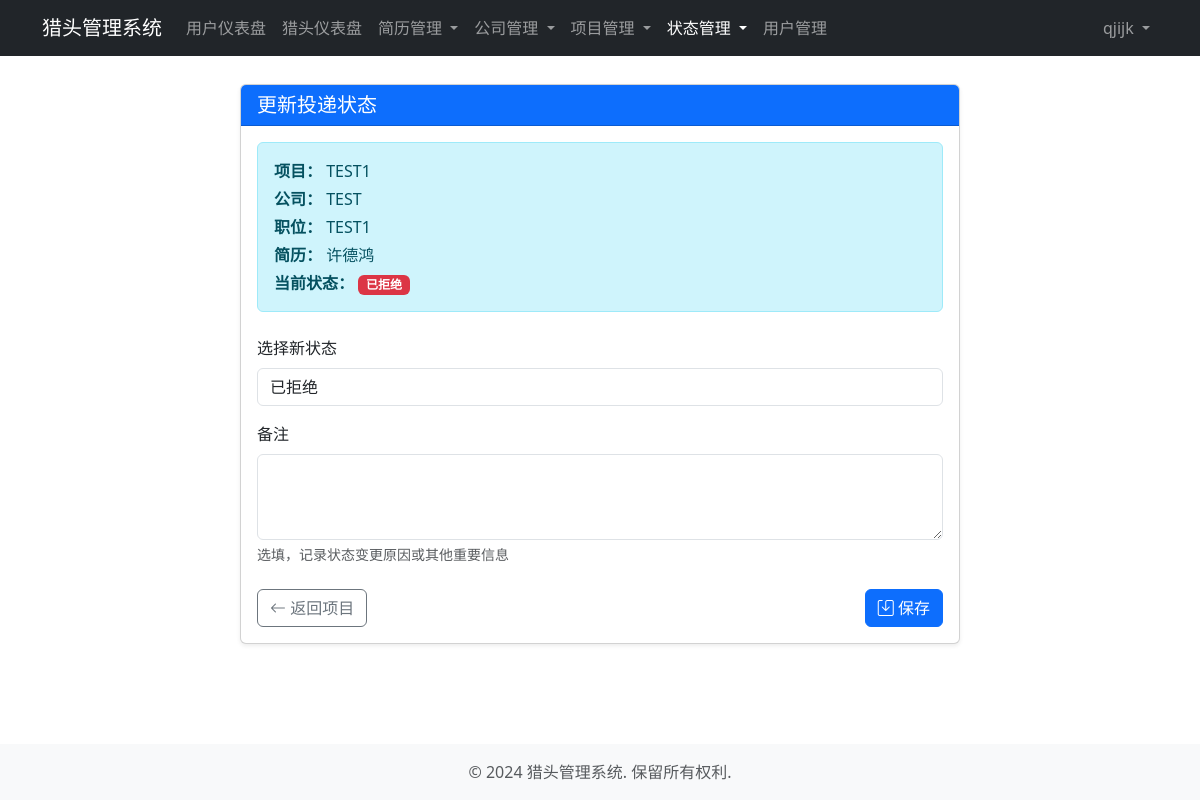
Screenshot of /headhunting/submissions/3/update_status/?from_project=true (signed in) with the database file from the repository.
### accounts/models.py (models this page shows, shortened)
class User(AbstractUser):
    SYSTEM_ADMIN = 'system_admin'  # 系统管理员
    ADMIN = 'admin'  # 普通管理员
    NORMAL_USER = 'normal_user'  # 普通用户
    USER_TYPE_CHOICES = [
        (SYSTEM_ADMIN, '系统管理员'),
        (ADMIN, '普通管理员'),
        (NORMAL_USER, '普通用户'),
    ]
    email = models.EmailField(unique=True, verbose_name='邮箱')
    username = models.CharField(max_length=50, unique=True, verbose_name='用户名')
    user_type = models.CharField(
        max_length=20,
        choices=USER_TYPE_CHOICES,
        default=NORMAL_USER,
        verbose_name='用户类型'
    )
    phone = models.CharField(max_length=15, blank=True, null=True, verbose_name='电话')
    is_active = models.BooleanField(default=True, verbose_name='是否激活')
    date_joined = models.DateTimeField(auto_now_add=True, verbose_name='注册时间')
    objects = UserManager()
    USERNAME_FIELD = 'email'
    REQUIRED_FIELDS = ['username']
    class Meta:
        verbose_name = '用户'
        verbose_name_plural = verbose_name
        ordering = ['-date_joined']
    @property
    def is_system_admin(self):
        return self.user_type == self.SYSTEM_ADMIN

### headhunting/models.py (models this page shows, shortened)
class ResumeProject(models.Model):
    resume = models.ForeignKey(Resume, on_delete=models.CASCADE, related_name='project_submissions', verbose_name='简历')
    project = models.ForeignKey(Project, on_delete=models.CASCADE, related_name='resume_submissions', verbose_name='项目')
    status = models.ForeignKey(ResumeStatus, on_delete=models.SET_NULL, null=True, verbose_name='状态')
    notes = models.TextField(blank=True, null=True, verbose_name='备注')
    submitted_at = models.DateTimeField(auto_now_add=True, verbose_name='投递时间')
    updated_at = models.DateTimeField(auto_now=True, verbose_name='更新时间')
    class Meta:
        verbose_name = '简历投递记录'
        verbose_name_plural = verbose_name
        ordering = ['-submitted_at']
        unique_together = ['resume', 'project']  # 同一个简历不能重复投递同一个项目

class Project(models.Model):
    title = models.CharField(max_length=100, verbose_name='项目标题')
    company = models.ForeignKey(Company, on_delete=models.CASCADE, related_name='projects', verbose_name='关联公司')
    job_title = models.CharField(max_length=100, verbose_name='职位名称')
    job_description = models.TextField(verbose_name='职位描述')
    requirements = models.TextField(verbose_name='职位要求')
    salary_range = models.CharField(max_length=50, blank=True, null=True, verbose_name='薪资范围')
    location = models.CharField(max_length=100, blank=True, null=True, verbose_name='工作地点')
    status = models.ForeignKey(ProjectStatus, on_delete=models.SET_NULL, null=True, verbose_name='项目状态')
    created_at = models.DateTimeField(auto_now_add=True, verbose_name='创建时间')
    updated_at = models.DateTimeField(auto_now=True, verbose_name='更新时间')
    deadline = models.DateField(blank=True, null=True, verbose_name='截止日期')
    created_by = models.ForeignKey(User, on_delete=models.SET_NULL, null=True, related_name='created_projects', verbose_name='创建人')
    class Meta:
        verbose_name = '项目'
        verbose_name_plural = verbose_name
        ordering = ['-created_at']

class Company(models.Model):
    name = models.CharField(max_length=100, verbose_name='公司名称')
    address = models.CharField(max_length=200, blank=True, null=True, verbose_name='地址')
    contact_person = models.CharField(max_length=50, blank=True, null=True, verbose_name='联系人')
    contact_phone = models.CharField(max_length=20, blank=True, null=True, verbose_name='联系电话')
    contact_email = models.EmailField(blank=True, null=True, verbose_name='联系邮箱')
    description = models.TextField(blank=True, null=True, verbose_name='公司描述')
    created_at = models.DateTimeField(auto_now_add=True, verbose_name='创建时间')
    updated_at = models.DateTimeField(auto_now=True, verbose_name='更新时间')
    created_by = models.ForeignKey(User, on_delete=models.SET_NULL, null=True, related_name='created_companies', verbose_name='创建人')
    class Meta:
        verbose_name = '公司'
        verbose_name_plural = verbose_name
        ordering = ['-created_at']

class Resume(models.Model):
    GENDER_CHOICES = [
        ('male', '男'),
        ('female', '女'),
        ('other', '其他'),
    ]
    EDUCATION_CHOICES = [
        ('high_school', '高中'),
        ('college', '大专'),
        ('bachelor', '本科'),
        ('master', '硕士'),
        ('phd', '博士'),
        ('other', '其他'),
    ]
    name = models.CharField(max_length=50, verbose_name='姓名')
    gender = models.CharField(max_length=10, choices=GENDER_CHOICES, verbose_name='性别')
    birth_date = models.DateField(blank=True, null=True, verbose_name='出生日期')
    phone = models.CharField(max_length=20, verbose_name='电话')
    email = models.EmailField(verbose_name='邮箱')
    education = models.CharField(max_length=20, choices=EDUCATION_CHOICES, verbose_name='最高学历')
    school = models.CharField(max_length=100, blank=True, null=True, verbose_name='毕业院校')
    major = models.CharField(max_length=100, blank=True, null=True, verbose_name='专业')
    experience_years = models.IntegerField(default=0, verbose_name='工作年限')
    current_company = models.CharField(max_length=100, blank=True, null=True, verbose_name='当前公司')
    current_position = models.CharField(max_length=100, blank=True, null=True, verbose_name='当前职位')
    skills = models.TextField(blank=True, null=True, verbose_name='技能')
    work_experience = models.TextField(blank=True, null=True, verbose_name='工作经历')
    work_exp_1_company = models.CharField(max_length=100, null=True, blank=True, verbose_name='公司1')
    work_exp_1_position = models.CharField(max_length=100, null=True, blank=True, verbose_name='职位1')
    work_exp_1_period = models.CharField(max_length=100, null=True, blank=True, verbose_name='时间段1')
    work_exp_1_description = models.TextField(null=True, blank=True, verbose_name='工作描述1')
    work_exp_2_company = models.CharField(max_length=100, null=True, blank=True, verbose_name='公司2')
    work_exp_2_position = models.CharField(max_length=100, null=True, blank=True, verbose_name='职位2')
    work_exp_2_period = models.CharField(max_length=100, null=True, blank=True, verbose_name='时间段2')
    work_exp_2_description = models.TextField(null=True, blank=True, verbose_name='工作描述2')
    work_exp_3_company = models.CharField(max_length=100, null=True, blank=True, verbose_name='公司3')
    work_exp_3_position = models.CharField(max_length=100, null=True, blank=True, verbose_name='职位3')
    work_exp_3_period = models.CharField(max_length=100, null=True, blank=True, verbose_name='时间段3')
    work_exp_3_description = models.TextField(null=True, blank=True, verbose_name='工作描述3')
    tags = models.ManyToManyField(Tag, blank=True, related_name='resumes', verbose_name='标签')
    resume_file = models.FileField(upload_to='resume_files/', null=True, blank=True, verbose_name='简历文件')
    created_at = models.DateTimeField(auto_now_add=True, verbose_name='创建时间')
    updated_at = models.DateTimeField(auto_now=True, verbose_name='更新时间')
    created_by = models.ForeignKey(User, on_delete=models.SET_NULL, null=True, related_name='created_resumes', verbose_name='创建人')
    class Meta:
        verbose_name = '简历'
        verbose_name_plural = verbose_name
        ordering = ['-created_at']

class StatusOption(models.Model):
    name = models.CharField(max_length=50, verbose_name='状态名称')
    code = models.CharField(max_length=50, unique=True, verbose_name='状态代码')
    description = models.TextField(blank=True, null=True, verbose_name='描述')
    order = models.IntegerField(default=0, verbose_name='排序')
    is_active = models.BooleanField(default=True, verbose_name='是否激活')
    created_at = models.DateTimeField(auto_now_add=True, verbose_name='创建时间')
    class Meta:
        abstract = True
        ordering = ['order', 'created_at']
    def __str__(self):
        return self.name

class ResumeStatus(StatusOption):
    class Meta:
        verbose_name = '简历状态'
        verbose_name_plural = verbose_name

### headhunting/views.py (the view)
# urls.py: path('submissions/<int:pk>/update_status/', views.submission_update_status, name='submission_update_status'),
@admin_required
def submission_update_status(request, pk):
    submission = get_object_or_404(ResumeProject, pk=pk)
    if not request.user.is_system_admin and submission.project.created_by != request.user:
        return HttpResponseForbidden('您没有权限更新此投递状态')
    from_project = request.GET.get('from_project', 'true').lower() == 'true'
    if request.method == 'POST':
        form = SubmissionStatusForm(request.POST, instance=submission)
        if form.is_valid():
            form.save()
            messages.success(request, '投递状态更新成功')
            if from_project:
                return redirect('project_detail', pk=submission.project.pk)
            else:
                return redirect('resume_detail', pk=submission.resume.pk)
    else:
        form = SubmissionStatusForm(instance=submission)
    return render(request, 'headhunting/submission_status_form.html', {
        'form': form,
        'submission': submission,
        'from_project': from_project
    })

### headhunting/forms.py
class SubmissionStatusForm(forms.ModelForm):
    class Meta:
        model = ResumeProject
        fields = ('status', 'notes')
        widgets = {
            'status': forms.Select(attrs={'class': 'form-control'}),
            'notes': forms.Textarea(attrs={'class': 'form-control', 'rows': 3}),
        }

### templates/headhunting/submission_status_form.html (shortened to what this page needs)
{% extends 'base/base.html' %}
{% block content %}
<div class="container">
    <div class="row">
        <div class="col-md-8 mx-auto">
            <div class="card shadow-sm">
                <div class="card-header bg-primary text-white">
                    <h5 class="card-title mb-0">更新投递状态</h5>
                </div>
                <div class="card-body">
                    <div class="alert alert-info mb-4">
                        <p class="mb-1"><strong>项目：</strong> {{ submission.project.title }}</p>
                        <p class="mb-1"><strong>公司：</strong> {{ submission.project.company.name }}</p>
                        <p class="mb-1"><strong>职位：</strong> {{ submission.project.job_title }}</p>
                        <p class="mb-1"><strong>简历：</strong> {{ submission.resume.name }}</p>
                        <p class="mb-0">
                            <strong>当前状态：</strong>
                            <span class="badge
                            {% if submission.status.code == 'submitted' %}bg-secondary
                            {% elif submission.status.code == 'reviewing' %}bg-info
                            {% elif submission.status.code == 'interview' %}bg-warning
                            {% elif submission.status.code == 'offer' %}bg-success
                            {% elif submission.status.code == 'rejected' %}bg-danger
                            {% else %}bg-secondary{% endif %}">
                                {{ submission.status.name }}
                            </span>
                        </p>
                    </div>
                    <form method="post" novalidate>
                        <div class="mb-3">
                            <label for="{{ form.status.id_for_label }}" class="form-label">选择新状态</label>
                            {{ form.status }}
                        </div>
                        <div class="mb-3">
                            <label for="{{ form.notes.id_for_label }}" class="form-label">备注</label>
                            {{ form.notes }}
                            <div class="form-text">选填，记录状态变更原因或其他重要信息</div>
                        </div>
                        <div class="d-flex justify-content-between mt-4">
                            {% if from_project %}
                            <a href="{% url 'project_detail' submission.project.id %}" class="btn btn-outline-secondary">
                                <i class="bi bi-arrow-left"></i> 返回项目
                            </a>
                            {% else %}
                            <a href="{% url 'resume_detail' submission.resume.id %}" class="btn btn-outline-secondary">
                                <i class="bi bi-arrow-left"></i> 返回简历
                            </a>
                            {% endif %}
                            <button type="submit" class="btn btn-primary">
                                <i class="bi bi-save"></i> 保存
                            </button>
                        </div>
                    </form>
                </div>
            </div>
        </div>
    </div>
</div>
{% endblock %}
{% block extra_css %}
<link rel="stylesheet" href="https://cdn.jsdelivr.net/npm/bootstrap-icons@1.10.0/font/bootstrap-icons.css">
{% endblock %}

### templates/base/navbar.html (shortened to what this page needs)
<nav class="navbar navbar-expand-lg navbar-dark bg-dark fixed-top">
    <div class="container">
        <a class="navbar-brand" href="{% url 'dashboard' %}">猎头管理系统</a>
        <div class="collapse navbar-collapse" id="navbarNav">
            {% if user.is_authenticated %}
            <ul class="navbar-nav me-auto">
                <li class="nav-item">
                    <a class="nav-link {% if request.path == '/accounts/dashboard/' %}active{% endif %}" href="{% url 'dashboard' %}">用户仪表盘</a>
                </li>
                <li class="nav-item">
                    <a class="nav-link {% if request.path == '/headhunting/dashboard/' %}active{% endif %}" href="{% url 'hr_dashboard' %}">猎头仪表盘</a>
                </li>
                <li class="nav-item dropdown">
                    <a class="nav-link dropdown-toggle {% if '/headhunting/resumes/' in request.path %}active{% endif %}" href="#" role="button" data-bs-toggle="dropdown" aria-expanded="false">
                        简历管理
                    </a>
                </li>
                {% if user.is_system_admin or user.is_admin %}
                <li class="nav-item dropdown">
                    <a class="nav-link dropdown-toggle {% if '/headhunting/companies/' in request.path %}active{% endif %}" href="#" role="button" data-bs-toggle="dropdown" aria-expanded="false">
                        公司管理
                    </a>
                </li>
                <li class="nav-item dropdown">
                    <a class="nav-link dropdown-toggle {% if '/headhunting/projects/' in request.path %}active{% endif %}" href="#" role="button" data-bs-toggle="dropdown" aria-expanded="false">
                        项目管理
                    </a>
                </li>
                <li class="nav-item dropdown">
                    <a class="nav-link dropdown-toggle {% if 'status' in request.path %}active{% endif %}" href="#" role="button" data-bs-toggle="dropdown" aria-expanded="false">
                        状态管理
                    </a>
                </li>
                {% endif %}
                {% if user.is_system_admin %}
                <li class="nav-item">
                    <a class="nav-link {% if '/accounts/users/' in request.path %}active{% endif %}" href="{% url 'user_list' %}">用户管理</a>
                </li>
                {% endif %}
            </ul>
            <ul class="navbar-nav ms-auto">
                <li class="nav-item dropdown">
                    <a class="nav-link dropdown-toggle" href="#" id="navbarDropdown" role="button" data-bs-toggle="dropdown" aria-expanded="false">
                        {{ user.username }}
                    </a>
                </li>
            </ul>
            {% endif %}
        </div>
    </div>
</nav>

### templates/base/base.html (style rules this page uses)
body { padding-top: 60px; min-height: 100vh; display: flex; flex-direction: column; }

### rows the page displays
User: username "qjijk"
ResumeProject: project "TEST1", project.company.name "TEST", project.job_title "TEST1", resume.name "许德鸿", status.name "已拒绝", status "已拒绝"
